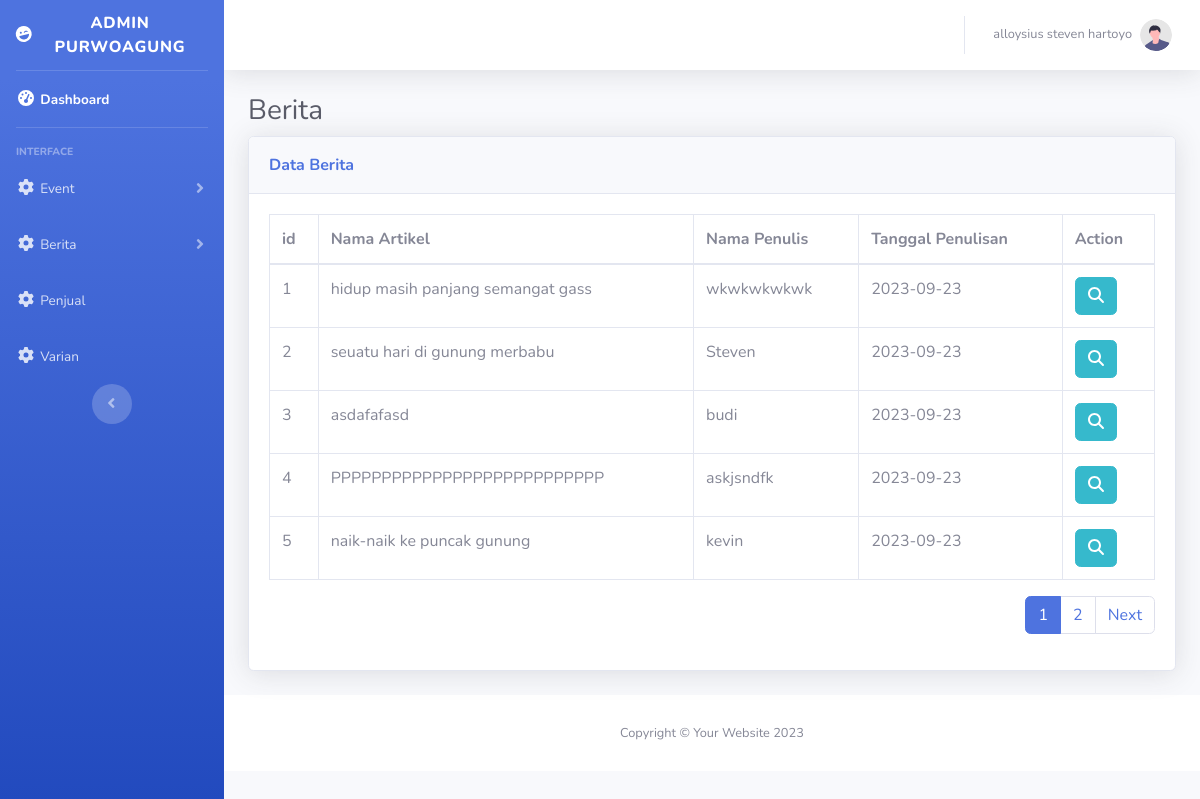
Page /admin/showBerita.php (signed in) on the committed database.
### tables this page shows
CREATE TABLE `berita` (
  `id` int(11) NOT NULL,
  `nama_artikel` varchar(1000) NOT NULL,
  `nama_penulis` varchar(1000) NOT NULL,
  `tanggal_penulisan` date NOT NULL DEFAULT current_timestamp(),
  `foto` varchar(1000) NOT NULL,
  `deskripsi` text NOT NULL
);

### admin/showBerita.php (the view, shortened to what this page needs)
<?php
require_once('../conn.php');
$dataPerHalaman = 5;
$jmlData = mysqli_num_rows(mysqli_query($conn, "SELECT * FROM berita"));
$banyakHalaman = ceil($jmlData / $dataPerHalaman);
$halamanAktif = ((isset($_GET["page"]))) ? $_GET["page"] : 1;
$awalIndex = ($dataPerHalaman * $halamanAktif) - $dataPerHalaman;
$queryBerita = mysqli_query($conn, "SELECT * FROM berita LIMIT $awalIndex, $dataPerHalaman");
?>
<!DOCTYPE html>
<html lang="en">
<head>
    <link href="vendor/fontawesome-free/css/all.min.css" rel="stylesheet" type="text/css">
    <link href="css/sb-admin-2.min.css" rel="stylesheet">
    <link rel="stylesheet" href="../fontAwesome/css/fontawesome.min.css">
</head>
<body id="page-top">
    <div id="wrapper">
        <ul class="navbar-nav bg-gradient-primary sidebar sidebar-dark accordion" id="accordionSidebar">
            <a class="sidebar-brand d-flex align-items-center justify-content-center" href="index.php">
                <div class="sidebar-brand-icon rotate-n-15">
                    <i class="fas fa-laugh-wink"></i>
                </div>
                <div class="sidebar-brand-text mx-3">Admin Purwoagung</sup></div>
            </a>
            <hr class="sidebar-divider my-0">
            <li class="nav-item active">
                <a class="nav-link" href="index.php">
                    <i class="fas fa-fw fa-tachometer-alt"></i>
                    <span>Dashboard</span></a>
            </li>
            <hr class="sidebar-divider">
            <div class="sidebar-heading">
                Interface
            </div>
            <li class="nav-item">
                <a class="nav-link collapsed" href="#" data-toggle="collapse" data-target="#eventOption" aria-expanded="true" aria-controls="eventOption">
                    <i class="fas fa-fw fa-cog"></i>
                    <span>Event</span>
                </a>
            </li>
            <li class="nav-item">
                <a class="nav-link collapsed" href="#" data-toggle="collapse" data-target="#berita" aria-expanded="true" aria-controls="berita">
                    <i class="fas fa-fw fa-cog"></i>
                    <span>Berita</span>
                </a>
            </li>
            <li class="nav-item">
                <a class="nav-link collapsed" href="showPenjual.php">
                    <i class="fas fa-fw fa-cog"></i>
                    <span>Penjual</span>
                </a>
            </li>
            <li class="nav-item">
                <a class="nav-link collapsed" href="varian.php">
                    <i class="fas fa-fw fa-cog"></i>
                    <span>Varian</span>
                </a>
            </li>
            <div class="text-center d-none d-md-inline">
                <button class="rounded-circle border-0" id="sidebarToggle"></button>
            </div>
        </ul>
        <div id="content-wrapper" class="d-flex flex-column">
            <div id="content">
                <nav class="navbar navbar-expand navbar-light bg-white topbar mb-4 static-top shadow">
                    <ul class="navbar-nav ml-auto">
                        <li class="nav-item dropdown no-arrow">
                            <a class="nav-link dropdown-toggle" href="#" id="userDropdown" role="button" data-toggle="dropdown" aria-haspopup="true" aria-expanded="false">
                                <span class="mr-2 d-none d-lg-inline text-gray-600 small"><?= $_SESSION['nama']; ?></span>
                                <img class="img-profile rounded-circle" src="img/undraw_profile.svg">
                            </a>
                        </li>
                    </ul>
                </nav>
                <div class="container-fluid">
                    <h1 class="h3 mb-2 text-gray-800">Berita</h1>
                    <div class="card shadow mb-4">
                        <div class="card-header py-3">
                            <spa class="m-0 font-weight-bold text-primary">Data Berita</spa>
                        </div>
                        <div class="card-body">
                            <div class="table-responsive">
                                <table class="table table-bordered" id="dataTable" width="100%" cellspacing="0">
                                    <thead>
                                        <tr>
                                            <th>id</th>
                                            <th>Nama Artikel</th>
                                            <th>Nama Penulis</th>
                                            <th>Tanggal Penulisan</th>
                                            <th>Action</th>
                                        </tr>
                                    </thead>
                                    <tbody>
                                        <?php if (mysqli_num_rows($queryBerita) == 0) : ?>
                                            <tr>
                                                <td colspan="6" class="text-center">Tidak Ada Data</td>
                                            </tr>
                                        <?php else : ?>
                                            <?php $count = 1; ?>
                                            <?php while ($row = mysqli_fetch_array($queryBerita)) : ?>
                                                <tr>
                                                    <td><?= $count; ?></td>
                                                    <td><?= $row['nama_artikel']; ?></td>
                                                    <td><?= $row['nama_penulis']; ?></td>
                                                    <td><?= $row['tanggal_penulisan']; ?></td>
                                                    <td>
                                                        <a href="./detail-berita.php?wkwk=<?= $row['id']; ?>" class="btn btn-info"><i class="fa-solid fa-magnifying-glass"></i></a>
                                                    </td>
                                                    <?php $count++; ?>
                                                </tr>
                                            <?php endwhile; ?>
                                        <?php endif; ?>
                                    </tbody>
                                </table>
                                <nav aria-label="..." class="d-flex justify-content-end">
                                    <ul class="pagination">
                                        <?php for ($i = 1; $i <= $banyakHalaman; $i++) : ?>
                                            <?php if ($i == $halamanAktif) : ?>
                                                <li class="page-item active">
                                                    <a href="?page=<?= $i; ?>" class="page-link"><?= $i; ?></a>
                                                </li>
                                            <?php else : ?>
                                                <li class="page-item">
                                                    <a href="?page=<?= $i; ?>" class="page-link"><?= $i; ?></a>
                                                </li>
                                            <?php endif; ?>
                                        <?php endfor; ?>
                                        <?php if ($halamanAktif < $banyakHalaman) : ?>
                                            <li class="page-item">
                                                <a class="page-link" href="?page=<?= $halamanAktif + 1 ?>">Next</a>
                                            </li>
                                        <?php endif; ?>
                                    </ul>
                                </nav>
                            </div>
                        </div>
                    </div>
                </div>
                <footer class="sticky-footer bg-white">
                    <div class="container my-auto">
                        <div class="copyright text-center my-auto">
                            <span>Copyright &copy; Your Website 2023</span>
                        </div>
                    </div>
                </footer>
            </div>
        </div>
</body>
</html>

### rows in the picture
berita: nama_artikel "hidup masih panjang semangat gass", nama_penulis "wkwkwkwkwk", tanggal_penulisan "2023-09-23"
berita: nama_artikel "seuatu hari di gunung merbabu", nama_penulis "Steven", tanggal_penulisan "2023-09-23"
berita: nama_artikel "asdafafasd", nama_penulis "budi", tanggal_penulisan "2023-09-23"
berita: nama_artikel "PPPPPPPPPPPPPPPPPPPPPPPPPPP", nama_penulis "askjsndfk", tanggal_penulisan "2023-09-23"
berita: nama_artikel "naik-naik ke puncak gunung", nama_penulis "kevin", tanggal_penulisan "2023-09-23"

### other values in the picture
$_SESSION['nama'] "alloysius steven hartoyo"
